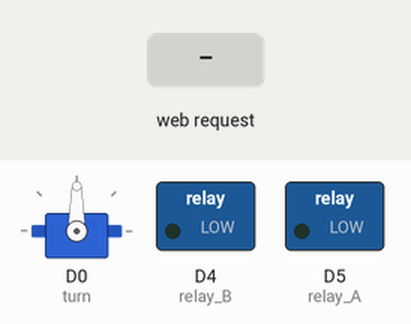
Simulated run of this sketch. Board: ESP8266 (NodeMCU). On the bench: servo, switched loads named in the sketch (green lamp = pin HIGH). Inputs (shaded band) come from the test bench. WiFi joins after 1.5 s; servers stay silent unless stated; what the sketch prints to the serial monitor is not drawn.

Above: at 3.2 s.
3.3 s: HTTP request GET /?steerAngle=1 received
At 4.3 s:
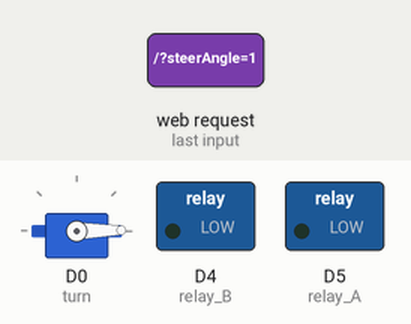
4.8 s: HTTP request GET /?steerAngle=120 received
At 5.4 s:
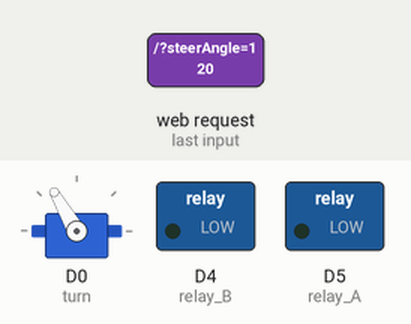
6.3 s: HTTP request GET /?Relay=1 received
At 6.43 s:
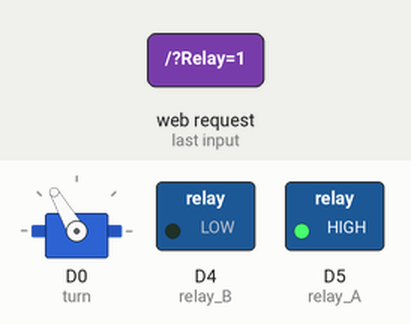
8.0 s: HTTP request GET /?steerAngle=1&Relay=1 received
At 8.13 s:
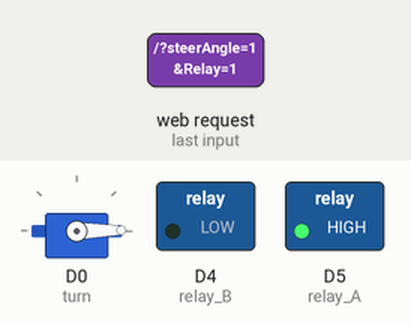
9.7 s: HTTP request GET /?steerAngle=120&Relay=120 received
At 10.3 s:
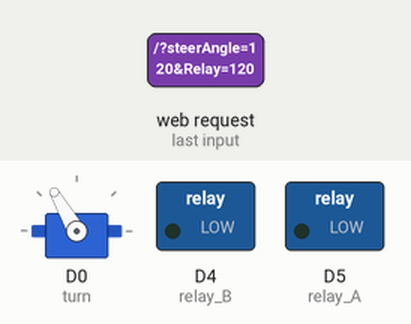
Timing chart, 0 to 12.2 s (numbered marks = the images above; inputs shaded):
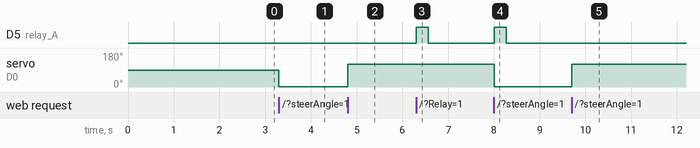

The sketch:

NetworkRC_relay.ino
```cpp
#include <ESP8266WiFi.h>
#include <ESP8266WebServer.h>
#include <Servo.h>

const char* ssid = "";
const char* password = "";

ESP8266WebServer server(80);

Servo turn;

int timeout = 0;
bool motor = false;

void keep_alive() {
  if (server.client() == 0) {
    timeout++;
    delay(5);
    if (timeout > 50) {
      timeout = 0;
      if (motor) {
        //Serial.println("off");
        motor = false;
        digitalWrite(D4, LOW);
        digitalWrite(D5, LOW);
      }
    }
  }
}

void com() {
  String message;
  timeout = 0;
  if (server.arg("steerAngle") != "") {
    turn.write(server.arg("steerAngle").toInt());
    message += "servo angle: " + server.arg("steerAngle") + "\n";
  }

  if (server.arg("Relay") != "") {
    int relay = server.arg("Relay").toInt();
    if (relay == 0) {
      digitalWrite(D4, LOW);
      digitalWrite(D5, LOW);
      message += "Stop\n";
    }
    if (relay == 1) {
      motor = true;
      digitalWrite(D4, LOW);
      digitalWrite(D5, HIGH);
      message += "Forward\n";
    }
    if (relay == 2) {
      motor = true;
      digitalWrite(D4, HIGH);
      digitalWrite(D5, LOW);
      message += "Backward\n";
    }
  }
  server.send(200, "text / plain", message);
}


void setup() {

  //Communication setup.
  Serial.begin(115200);
  WiFi.begin(ssid, password);
  while (WiFi.status() != WL_CONNECTED) {
    delay(1000);
    Serial.println("Waiting to connect…");
  }
  Serial.print("IP address: ");
  Serial.println(WiFi.localIP());
  Serial.print("MAC address: ");
  Serial.println(WiFi.macAddress());
  server.on("/", com);
  server.begin();
  Serial.println("Server listening:");

  //Motor Interface setup.
  pinMode(D5, OUTPUT); // relay A
  pinMode(D4, OUTPUT); // relay B
  //pinMode(D5, OUTPUT); // led light strip

  turn.attach(D0); // steering Control
  turn.write(90);
}

void loop() {
  server.handleClient();
  keep_alive();
}
```

Measured:
- after the input at 3.3 s, servo on D0 (turn): 90° → 1° at once
- after the input at 4.8 s, servo on D0 (turn): 1° → 120° at once
- after the input at 6.3 s, D5 (relay_A): LOW → HIGH at once, → LOW 0.26 s later
- after the input at 8.0 s, D5 (relay_A): LOW → HIGH at once, → LOW 0.26 s later; servo on D0 (turn): 120° → 1° at once
- after the input at 9.7 s, servo on D0 (turn): 1° → 120° at once
